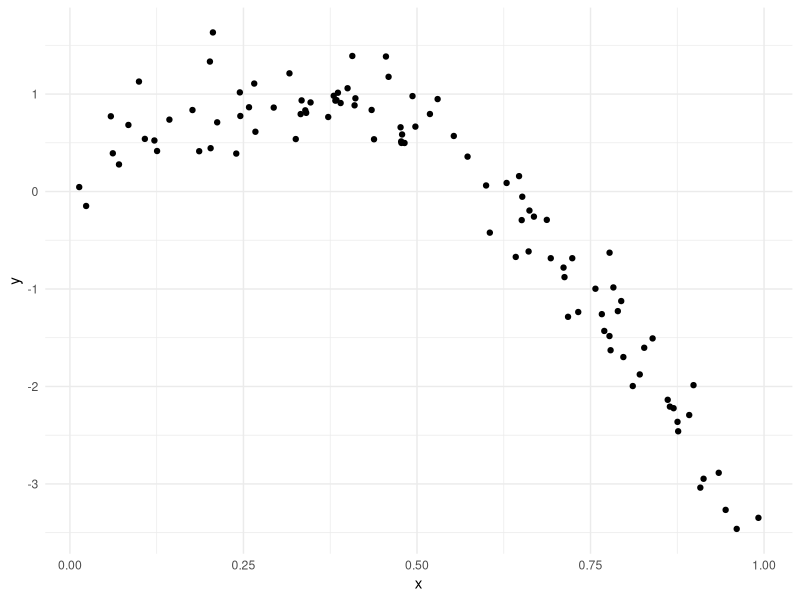
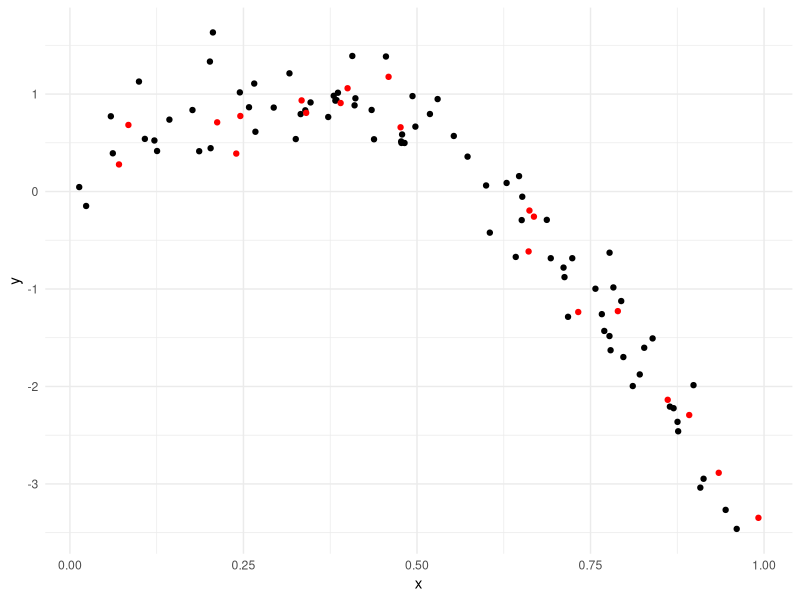
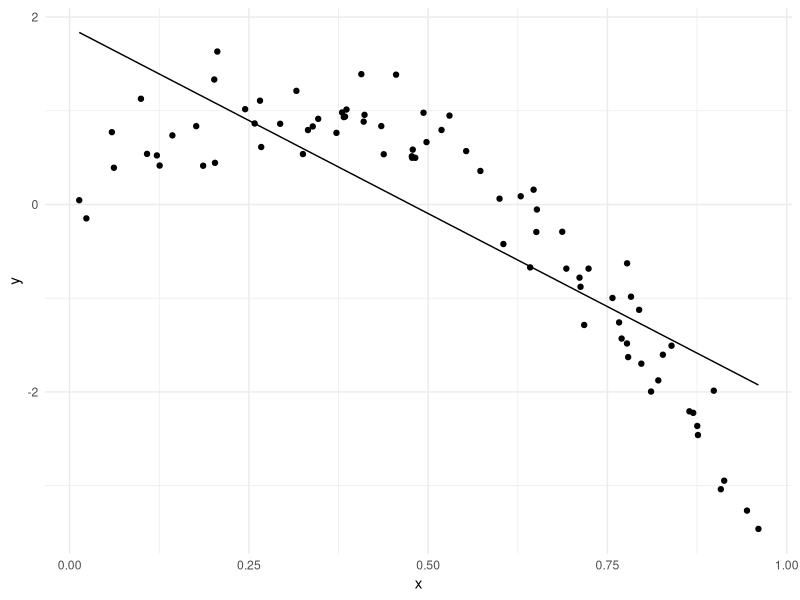
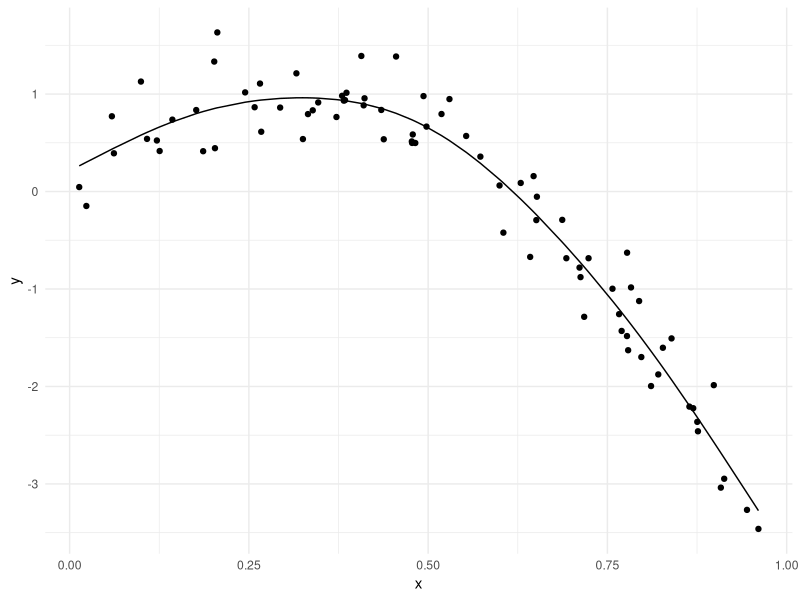
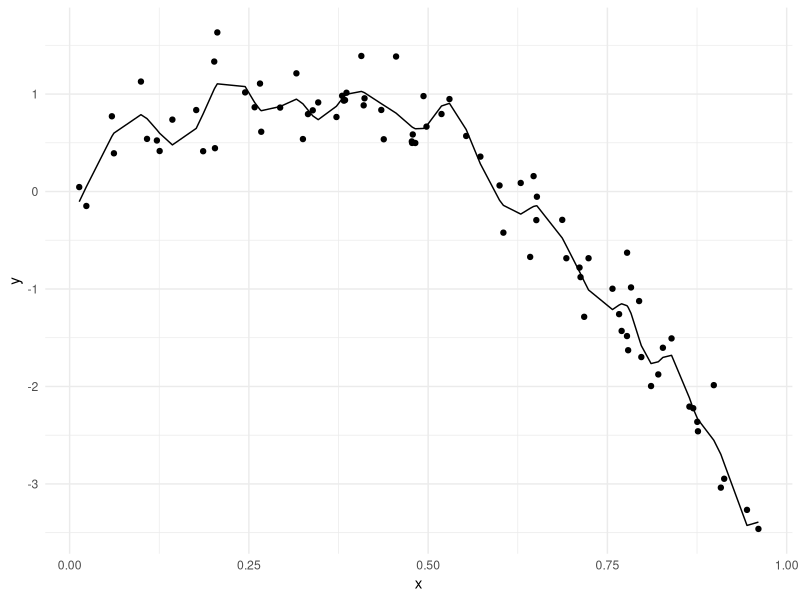
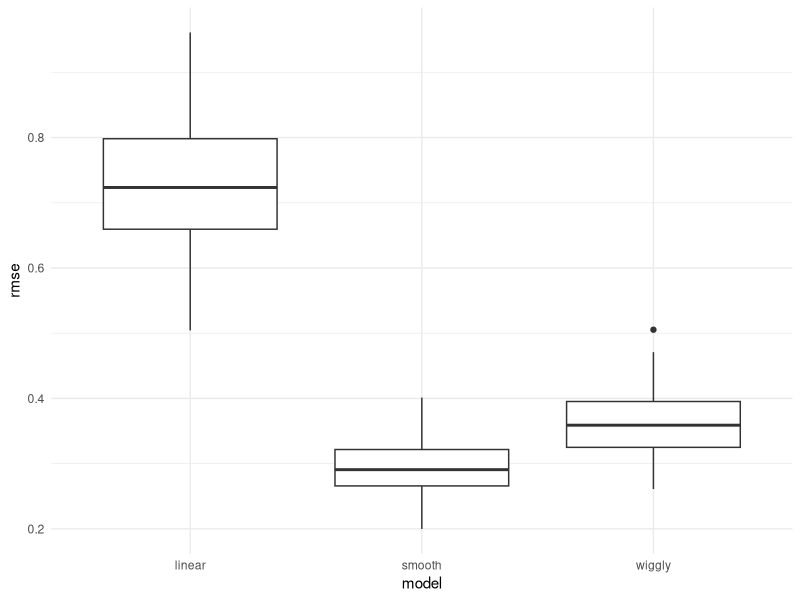

Here is the R script that generated these plots, in order:
## ---- chunk 1
library(tidyverse)
library(viridis)

library(modelr)
library(mgcv)

set.seed(1)

knitr::opts_chunk$set(
  fig.width = 6,
  fig.asp = .6,
  out.width = "90%"
)

theme_set(theme_minimal() + theme(legend.position = "bottom"))

options(
  ggplot2.continuous.colour = "viridis",
  ggplot2.continuous.fill = "viridis"
)

scale_colour_discrete = scale_colour_viridis_d
scale_fill_discrete = scale_fill_viridis_d
## ---- chunk 2
nonlin_df = 
  tibble(
    id = 1:100,
    x = runif(100, 0, 1),
    y = 1 - 10 * (x - .3) ^ 2 + rnorm(100, 0, .3)
  )

nonlin_df %>% 
  ggplot(aes(x = x, y = y)) + 
  geom_point()
## ---- chunk 3
train_df = sample_n(nonlin_df, 80)
test_df = anti_join(nonlin_df, train_df, by = "id")

train_df %>% arrange(id)
test_df

ggplot(train_df, aes(x = x, y = y)) +
  geom_point() +
  geom_point(data = test_df, color = "red")
## ---- chunk 4
linear_mod = lm(y ~ x, data = train_df)
smooth_mod = mgcv::gam(y ~ s(x), data = train_df)
wiggly_mod = mgcv::gam(y ~ s(x, k = 30), sp = 10e-6, data = train_df)
## ---- chunk 5
train_df %>% 
  add_predictions(linear_mod) %>% 
  ggplot(aes(x = x, y = y)) +
  geom_point() +
  geom_line(aes(y = pred))

train_df %>% 
  add_predictions(smooth_mod) %>% 
  ggplot(aes(x = x, y = y)) +
  geom_point() +
  geom_line(aes(y = pred))

train_df %>% 
  add_predictions(wiggly_mod) %>% 
  ggplot(aes(x = x, y = y)) +
  geom_point() +
  geom_line(aes(y = pred))
## ---- chunk 6
rmse(linear_mod, test_df)
rmse(smooth_mod, test_df)
rmse(wiggly_mod, test_df)
## ---- chunk 7
cv_df =
  crossv_mc(nonlin_df, 100)

cv_df %>% pull(train) %>% .[[1]] %>% as_tibble()
## ---- chunk 8
cv_df =
  crossv_mc(nonlin_df, 100) %>% 
  mutate(
    train = map(train, as_tibble),
    test = map(test, as_tibble)
  )
## ---- chunk 9
cv_df %>% 
  mutate(
    linear_mod = map(.x = train, ~lm(y ~ x, data = .x))
  ) %>%
  mutate(
    rmse_linear = map2_dbl(.x = linear_mod, .y = test, ~rmse(model = .x, data = .y))
  )
## ---- chunk 10
cv_df = cv_df %>% 
  mutate(
    linear_mod = map(.x = train, ~lm(y ~ x, data = .x)),
    smooth_mod = map(.x = train, ~gam(y ~ s(x), data = .x)),
    wiggly_mod = map(.x = train, ~gam(y ~ s(x, k = 30), sp = 10e-6, data = .x))
  ) %>%
  mutate(
    rmse_linear = map2_dbl(.x = linear_mod, .y = test, ~rmse(model = .x, data = .y)),
    rmse_smooth = map2_dbl(.x = smooth_mod, .y = test, ~rmse(model = .x, data = .y)),
    rmse_wiggly = map2_dbl(.x = wiggly_mod, .y = test, ~rmse(model = .x, data = .y))
  )
## ---- chunk 11
cv_df %>% 
  select(starts_with("rmse")) %>% 
  pivot_longer(
    rmse_linear:rmse_wiggly,
    names_to = "model",
    values_to = "rmse",
    names_prefix = "rmse_"
  ) %>% 
  ggplot(aes(x = model, y = rmse)) +
  geom_boxplot()
